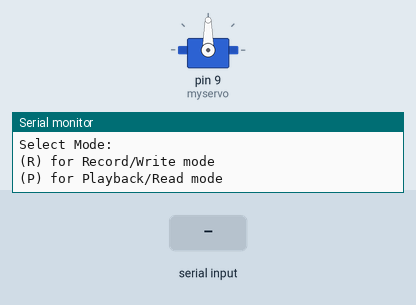
Simulated run of this program. Board: Arduino Uno, built with avr-gcc and run on an emulated ATmega328P. Shown: servo, the last lines printed to the serial monitor. Wiring (inferred from the names in the program): 24Cxx EEPROM at I2C address 0x50. Inputs (shaded band) come from the test bench. EEPROM starts erased.

Above: at 1.2 s.
1.3 s: "p" received over Serial
At 1.7 s:
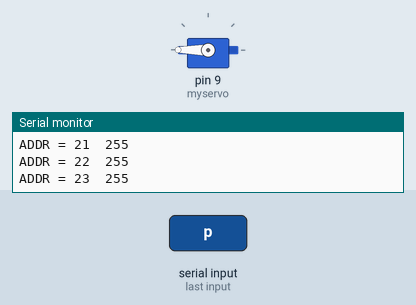
Timing chart, 0 to 4.3 s (numbered marks = the images above; inputs shaded):
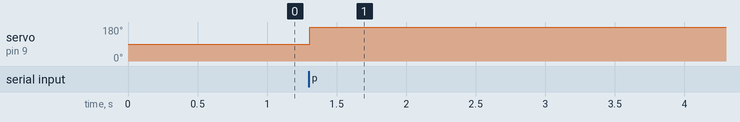

The program:

main.cpp
```cpp
#include <Wire.h>
#include <Servo.h>
#include <Arduino.h>

#define EEPROM_I2C_ADDRESS 0x50

int analogPin = 0;
int val = 0;
int readVal = 0;
int maxaddress = 1500;
Servo myservo;

// Function to write to EEPROM
void writeEEPROM(int address, byte val, int i2c_address) {
  Wire.beginTransmission(i2c_address);
  Wire.write((int)(address >> 8));   // MSB
  Wire.write((int)(address & 0xFF));   // LSB
  Wire.write(val);
  Wire.endTransmission();
  delay(5);
}

// Function to read from EEPROM
byte readEEPROM(int address, int i2c_address) {
  byte rcvData = 0xFF;
  Wire.beginTransmission(i2c_address);
  Wire.write((int)(address >> 8));   // MSB
  Wire.write((int)(address & 0xFF));   // LSB
  Wire.endTransmission();
  Wire.requestFrom(i2c_address, 1);
  rcvData = Wire.read();
  return rcvData;
}

// Function to record data (write mode)
void recordData() {
  Serial.println("Start Recording...");
  for (int address = 0; address <= maxaddress; address++) {
    // Read potentiometer value and map to servo angle
    val = map(analogRead(analogPin), 0, 1023, 0, 180);
    myservo.write(val);
    delay(15);

    // Write the value to EEPROM
    writeEEPROM(address, val, EEPROM_I2C_ADDRESS);

    // Print address and value to Serial Monitor
    Serial.print("ADDR = ");
    Serial.print(address);
    Serial.print("\t");
    Serial.println(val);
  }
  Serial.println("Recording Finished!");
  delay(1000); // Short pause before prompting again
}

// Function to playback data (read mode)
void playbackData() {
  Serial.println("Begin Playback...");
  for (int address = 0; address <= maxaddress; address++) {
    readVal = readEEPROM(address, EEPROM_I2C_ADDRESS);
    myservo.write(readVal);
    delay(15);

    // Print address and value to Serial Monitor
    Serial.print("ADDR = ");
    Serial.print(address);
    Serial.print("\t");
    Serial.println(readVal);
  }
  Serial.println("Playback Finished!");
  delay(1000); // Short pause before prompting again
}

// Function to prompt user for mode selection and return the selected mode
char getModeInput() {
  Serial.println("\nSelect Mode:");
  Serial.println("(R) for Record/Write mode");
  Serial.println("(P) for Playback/Read mode");

  // Wait indefinitely until input is available
  while (!Serial.available()) {
    delay(10); // Prevents a busy loop
  }

  // Read the user's input
  char mode = Serial.read();

  // Clear any extra characters from the Serial buffer
  while (Serial.available()) {
    Serial.read();
  }

  // Convert lowercase input to uppercase
  if (mode == 'r') {
    mode = 'R';
  }
  if (mode == 'p') {
    mode = 'P';
  }

  return mode;
}

void setup() {
  Wire.begin();
  Serial.begin(9600);
  myservo.attach(9);

  // Wait for the Serial Monitor to open (important for some boards)
  while (!Serial) { ; }

  Serial.println("Arduino EEPROM and Servo Controller");
}

void loop() {
  // Get the user's mode selection and perform the corresponding operation
  char mode = getModeInput();

  if (mode == 'R') {
    recordData();
  } else if (mode == 'P') {
    playbackData();
  } else {
    Serial.println("Invalid input. Please enter 'R' or 'P'.");
  }

  // After completing the selected operation, loop() will prompt again.
}
```

Measured:
- after the input at 1.3 s, servo on pin 9 (myservo): 90° → 180° at once
